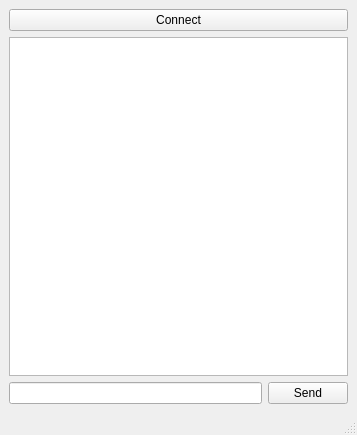
<?xml version="1.0" encoding="UTF-8"?>
<ui version="4.0">
 <class>MainWindow</class>
 <widget class="QMainWindow" name="MainWindow">
  <property name="geometry">
   <rect>
    <x>0</x>
    <y>0</y>
    <width>357</width>
    <height>435</height>
   </rect>
  </property>
  <property name="windowTitle">
   <string>MainWindow</string>
  </property>
  <widget class="QWidget" name="centralwidget">
   <layout class="QGridLayout" name="gridLayout">
    <item row="0" column="0" colspan="2">
     <widget class="QPushButton" name="pushButton">
      <property name="text">
       <string>Connect</string>
      </property>
     </widget>
    </item>
    <item row="1" column="0" colspan="2">
     <widget class="QTextBrowser" name="textBrowser"/>
    </item>
    <item row="2" column="0">
     <widget class="QLineEdit" name="lineEdit"/>
    </item>
    <item row="2" column="1">
     <widget class="QPushButton" name="pushButton_2">
      <property name="text">
       <string>Send</string>
      </property>
     </widget>
    </item>
   </layout>
  </widget>
  <widget class="QMenuBar" name="menubar">
   <property name="geometry">
    <rect>
     <x>0</x>
     <y>0</y>
     <width>357</width>
     <height>22</height>
    </rect>
   </property>
  </widget>
  <widget class="QStatusBar" name="statusbar"/>
 </widget>
 <resources/>
 <connections/>
</ui>
